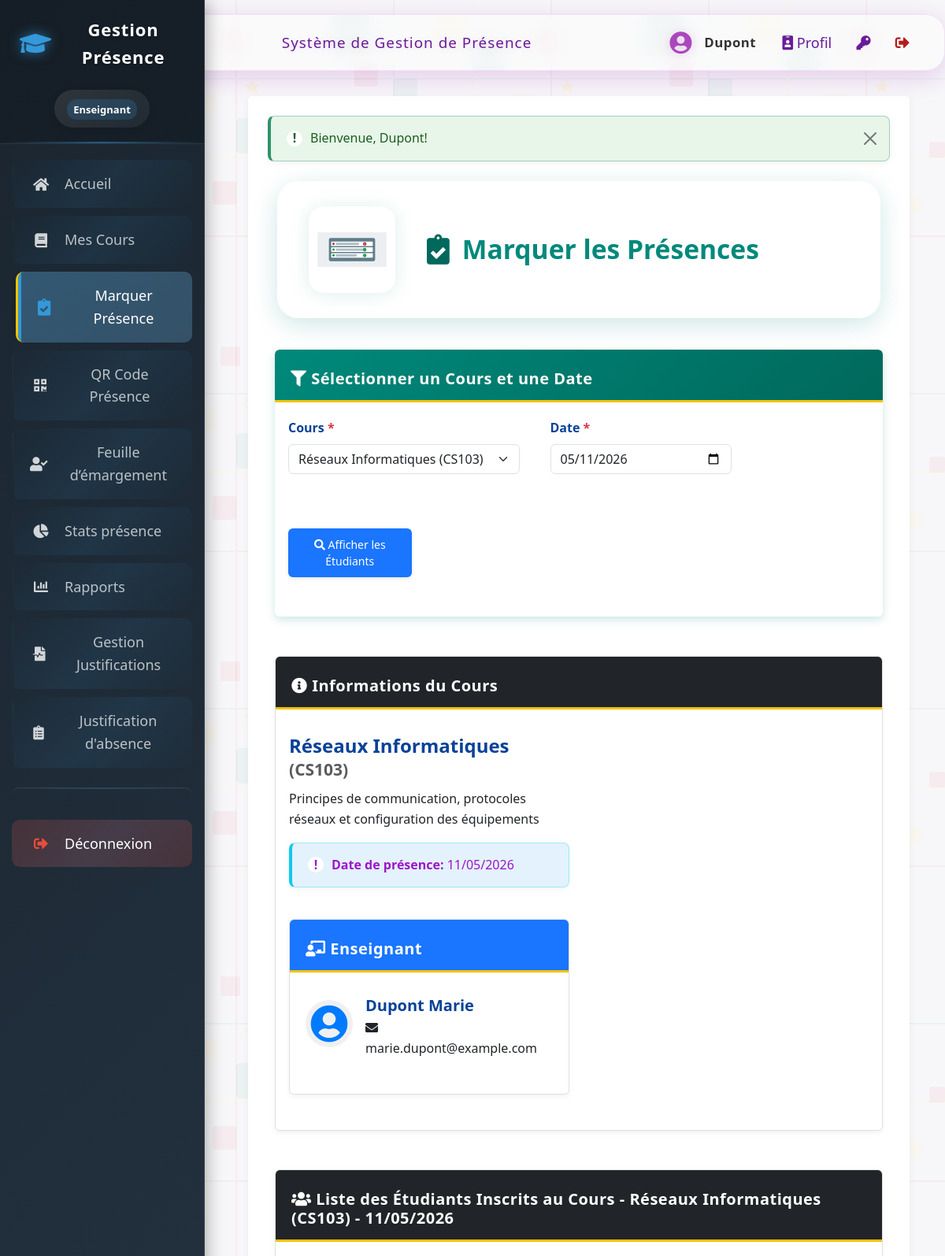
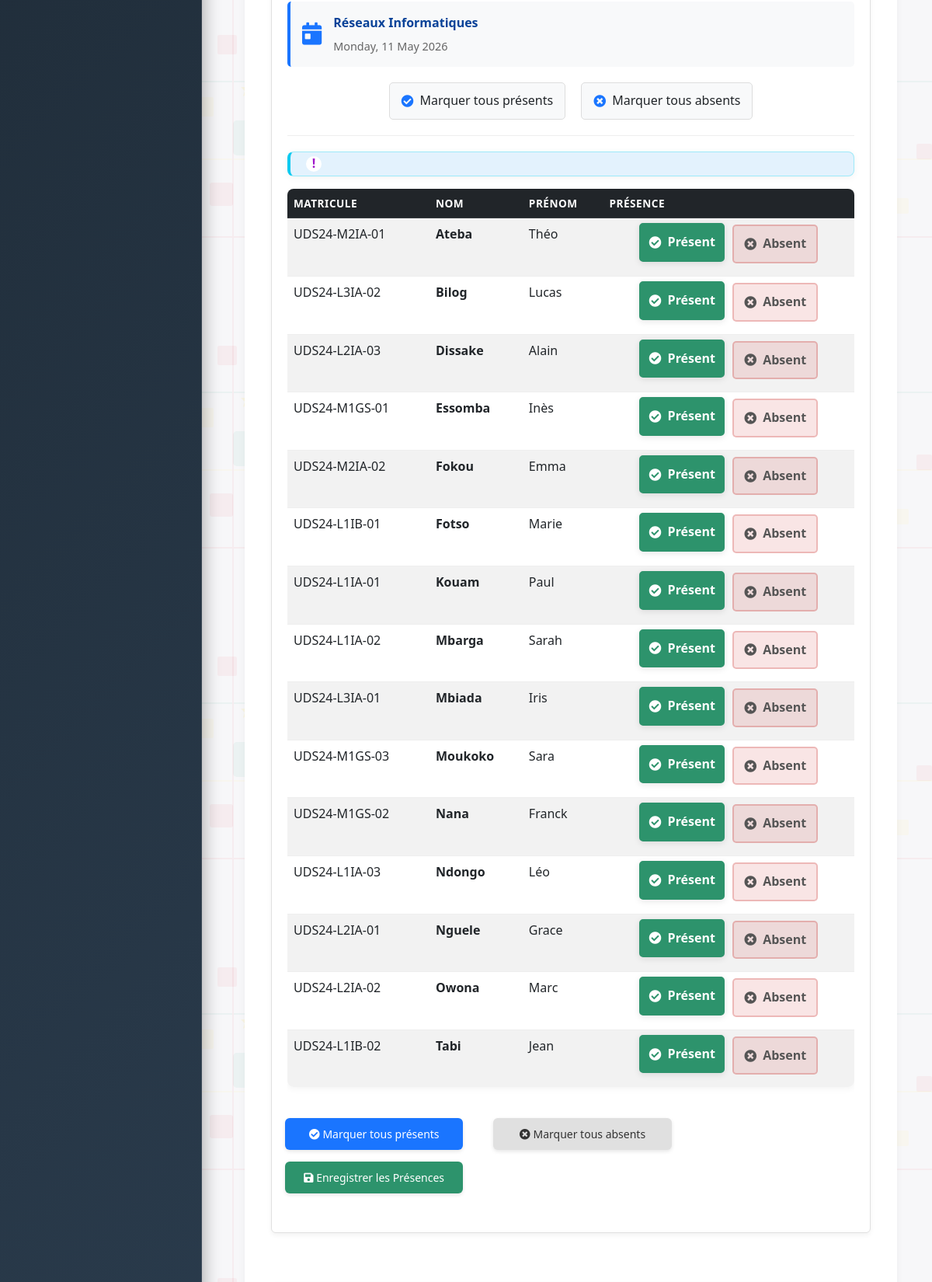
/presence.php?cours_id=3 (signed in, upper part), run on the app's committed database (2 pictures, top to bottom).
### tables this page shows
CREATE TABLE `cours` (
  `id` int(11) NOT NULL AUTO_INCREMENT,
  `code` varchar(20) NOT NULL,
  `nom` varchar(150) NOT NULL,
  `enseignant_id` int(11) DEFAULT NULL,
  `description` text,
  PRIMARY KEY (`id`),
  UNIQUE KEY `code` (`code`),
  KEY `enseignant_id` (`enseignant_id`),
  CONSTRAINT `cours_ibfk_1` FOREIGN KEY (`enseignant_id`) REFERENCES `utilisateurs` (`id`)
);

CREATE TABLE `utilisateurs` (
  `id` int(11) NOT NULL AUTO_INCREMENT,
  `nom` varchar(100) NOT NULL,
  `prenom` varchar(100) NOT NULL,
  `email` varchar(150) NOT NULL,
  `mot_de_passe` varchar(255) NOT NULL,
  `role` enum('admin','enseignant') DEFAULT 'enseignant',
  `date_creation` timestamp NULL DEFAULT CURRENT_TIMESTAMP,
  `derniere_connexion` timestamp NULL DEFAULT NULL,
  PRIMARY KEY (`id`),
  UNIQUE KEY `email` (`email`)
);

CREATE TABLE `etudiants` (
  `id` int(11) NOT NULL AUTO_INCREMENT,
  `matricule` varchar(20) NOT NULL,
  `nom` varchar(100) NOT NULL,
  `prenom` varchar(100) NOT NULL,
  `email` varchar(150) NOT NULL,
  `classe_id` int(11) NOT NULL,
  `date_inscription` timestamp NULL DEFAULT CURRENT_TIMESTAMP,
  PRIMARY KEY (`id`),
  UNIQUE KEY `matricule` (`matricule`),
  UNIQUE KEY `email` (`email`),
  KEY `idx_etudiants_classe` (`classe_id`),
  CONSTRAINT `etudiants_classe_fk` FOREIGN KEY (`classe_id`) REFERENCES `classes_etablissement` (`id`) ON DELETE RESTRICT ON UPDATE CASCADE
);

### config/database.php (called while the page is built, shortened)
<?php
$host = 'localhost';
$dbname = 'attendance_system';
$username = 'root';
$password = '';
$port = 3306;
$pdo = null;
try {
    $dsn = "mysql:host=$host;port=$port;dbname=$dbname;charset=utf8mb4";
    $options = [
        PDO::ATTR_ERRMODE            => PDO::ERRMODE_EXCEPTION,
        PDO::ATTR_DEFAULT_FETCH_MODE => PDO::FETCH_ASSOC,
        PDO::ATTR_EMULATE_PREPARES   => false,
    ];
    $pdo = new PDO($dsn, $username, $password, $options);
} catch (PDOException $e) {
    die("Erreur de connexion à la base de données: " . $e->getMessage());
}
function db_query($sql, $params = []) {
    global $pdo;
    try {
        $stmt = $pdo->prepare($sql);
        $stmt->execute($params);
        return $stmt->fetchAll();
    } catch (PDOException $e) {
        throw $e;
    }
}
function db_query_single($sql, $params = []) {
    $result = db_query($sql, $params);
    return $result && count($result) > 0 ? $result[0] : false;
}
?>

### presence.php (the view, shortened to what this page needs)
<?php
require_once 'includes/auth.php';
require_once 'config/database.php';
if (est_admin()) {
    $cours = db_query("SELECT c.id, c.nom, c.code, (SELECT COUNT(*) FROM inscriptions i WHERE i.cours_id = c.id) as nb_etudiants FROM cours c ORDER BY c.nom");
} else {
    $cours = db_query("SELECT c.id, c.nom, c.code, (SELECT COUNT(*) FROM inscriptions i WHERE i.cours_id = c.id) as nb_etudiants FROM cours c WHERE c.enseignant_id = ? ORDER BY c.nom", [$_SESSION['user_id']]);
}
$date = isset($_POST['date']) ? $_POST['date'] : date('Y-m-d');
$cours_id = isset($_POST['cours_id']) ? (int)$_POST['cours_id'] : 0;
if (isset($_GET['cours_id'])) {
    $cours_id = (int)$_GET['cours_id'];
}
$cours_info = null;
if ($cours_id > 0) {
    $cours_info = db_query_single("
        SELECT c.*, u.nom as enseignant_nom, u.prenom as enseignant_prenom, u.email as enseignant_email
        FROM cours c
        LEFT JOIN utilisateurs u ON c.enseignant_id = u.id
        WHERE c.id = ?
    ", [$cours_id]);
}
if ($cours_id > 0) {
    $etudiants = db_query("
        SELECT e.id, e.nom, e.prenom, e.matricule, e.email,
        COALESCE(p.statut, 'present') as statut,
        p.justification, p.justifie
        FROM etudiants e
        JOIN inscriptions i ON e.id = i.etudiant_id
        LEFT JOIN presences p ON e.id = p.etudiant_id AND p.cours_id = ? AND p.date_presence = ?
        WHERE i.cours_id = ?
        ORDER BY e.nom, e.prenom
    ", [$cours_id, $date, $cours_id]);
}
include 'includes/header.php';
?>
<div class="container-fluid">
    <div class="presence-header-glass">
        <img src="assets/images/attendance.svg" class="presence-header-img" alt="Présence">
        <div class="presence-header-title">
            <i class="fas fa-clipboard-check"></i> Marquer les Présences
        </div>
    </div>
    <div class="row">
        <div class="col-md-12">
            <div class="card" style="border: none; box-shadow: 0 4px 12px rgba(0, 137, 123, 0.2);">
                <div class="card-header text-white" style="background: linear-gradient(135deg, #00897b 0%, #00695c 100%);">
                    <h5 class="card-title mb-0"><i class="fas fa-filter"></i> Sélectionner un Cours et une Date</h5>
                </div>
                <div class="card-body">
                    <form method="POST" action="presence.php" id="courseSelectForm">
                        <div class="row">
                            <div class="col-md-5">
                                <label for="cours_id" class="form-label">Cours <span class="text-danger">*</span></label>
                                <select class="form-select" id="cours_id" name="cours_id" required>
                                    <?php foreach ($cours as $c): ?>
                                        <option value="<?php echo $c['id']; ?>" <?php echo $cours_id == $c['id'] ? 'selected' : ''; ?>>
                                            <?php echo htmlspecialchars($c['nom'] . ' (' . $c['code'] . ')', ENT_QUOTES, 'UTF-8'); ?>
                                        </option>
                                    <?php endforeach; ?>
                                </select>
                            </div>
                            <div class="col-md-4">
                                <label for="date" class="form-label">Date <span class="text-danger">*</span></label>
                                <input type="date" class="form-control" id="date" name="date" value="<?php echo $date; ?>" required>
                            </div>
                            <div class="col-md-3">
                                <label class="form-label">&nbsp;</label>
                                <div class="d-grid">
                                    <button type="submit" class="btn btn-primary" name="show_students" value="1">
                                        <i class="fas fa-search"></i> Afficher les Étudiants
                                    </button>
                                </div>
                            </div>
                        </div>
                    </form>
                </div>
            </div>
        </div>
    </div>
    <?php if ($cours_id > 0 && $cours_info): ?>
        <div class="row mt-4">
            <div class="col-md-12">
                <div class="card mb-4">
                    <div class="card-header bg-dark text-white">
                        <h5 class="card-title mb-0"><i class="fas fa-info-circle"></i> Informations du Cours</h5>
                    </div>
                    <div class="card-body">
                        <div class="row">
                            <div class="col-md-6">
                                <h4><?= htmlspecialchars($cours_info['nom'], ENT_QUOTES, 'UTF-8') ?> <small class="text-muted">(<?= htmlspecialchars($cours_info['code'], ENT_QUOTES, 'UTF-8') ?>)</small></h4>
                                <?php if (!empty($cours_info['description'])): ?>
                                    <p><?= nl2br(htmlspecialchars($cours_info['description'], ENT_QUOTES, 'UTF-8')) ?></p>
                                <?php endif; ?>
                                <div class="alert alert-info">
                                    <strong>Date de présence:</strong> <?php echo date('d/m/Y', strtotime($date)); ?>
                                </div>
                            </div>
                            <div class="col-md-6">
                                <div class="card h-100">
                                    <div class="card-header bg-primary text-white">
                                        <h5 class="card-title mb-0"><i class="fas fa-chalkboard-teacher"></i> Enseignant</h5>
                                    </div>
                                    <div class="card-body">
                                        <?php if ($cours_info['enseignant_id']): ?>
                                            <div class="d-flex align-items-center">
                                                <div class="teacher-avatar">
                                                    <i class="fas fa-user-circle fa-3x"></i>
                                                </div>
                                                <div class="ms-3">
                                                    <h5 class="mb-1"><?= htmlspecialchars($cours_info['enseignant_nom'] . ' ' . $cours_info['enseignant_prenom'], ENT_QUOTES, 'UTF-8') ?></h5>
                                                    <p class="mb-0"><i class="fas fa-envelope"></i> <?= htmlspecialchars($cours_info['enseignant_email'], ENT_QUOTES, 'UTF-8') ?></p>
                                                </div>
                                            </div>
                                        <?php else: ?>
                                            <div class="alert alert-warning mb-0">
                                                <i class="fas fa-exclamation-triangle"></i> Aucun enseignant n'est assigné à ce cours.
                                            </div>
                                        <?php endif; ?>
                                    </div>
                                </div>
                            </div>
                        </div>
                    </div>
                </div>
            </div>
        </div>
        <div class="row mt-2">
            <div class="col-md-12">
                <div class="card">
                    <div class="card-header bg-dark text-white">
                        <h5 class="card-title mb-0">
                            <i class="fas fa-users"></i>
                            Liste des Étudiants Inscrits au Cours - <?= htmlspecialchars($cours_info['nom'], ENT_QUOTES, 'UTF-8') ?> (<?= htmlspecialchars($cours_info['code'], ENT_QUOTES, 'UTF-8') ?>) -
                            <?php echo date('d/m/Y', strtotime($date)); ?>
                        </h5>
                    </div>
                    <div class="card-body">
<?php if (empty($etudiants)): ?>
                            <div class="alert alert-info">
                                <i class="fas fa-info-circle"></i> Aucun étudiant inscrit à ce cours.
                            </div>
                        <?php else: ?>
                            <form method="POST" action="presence.php" id="presenceForm">
                                <div class="day-info">
                                    <i class="fas fa-calendar-day"></i>
                                    <div class="day-details">
                                        <div class="course-name"><?php echo htmlspecialchars($cours_info['nom'], ENT_QUOTES, 'UTF-8'); ?></div>
                                        <div class="date-info"><?php echo date('l, d F Y', strtotime($date)); ?></div>
                                    </div>
                                </div>
                                <div class="quick-actions">
                                    <div class="quick-action-btn" onclick="marquerTous(1)">
                                        <i class="fas fa-check-circle"></i> Marquer tous présents
                                    </div>
                                    <div class="quick-action-btn" onclick="marquerTous(0)">
                                        <i class="fas fa-times-circle"></i> Marquer tous absents
                                    </div>
                                </div>
                                <div class="alert alert-info mb-3">
                                </div>
                                <div class="table-responsive">
                                    <table class="table table-striped table-hover">
                                        <thead class="table-dark">
                                            <tr>
                                                <th>Matricule</th>
                                                <th>Nom</th>
                                                <th>Prénom</th>
                                                <th>Présence</th>
                                            </tr>
                                        </thead>
                                        <tbody>
                                            <?php foreach ($etudiants as $etudiant): ?>
                                                <tr>
    <td><?php echo htmlspecialchars($etudiant['matricule'], ENT_QUOTES, 'UTF-8') ?></td>
    <td><strong><?php echo htmlspecialchars($etudiant['nom'], ENT_QUOTES, 'UTF-8') ?></strong></td>
    <td><?php echo htmlspecialchars($etudiant['prenom'], ENT_QUOTES, 'UTF-8') ?></td>
                                                    <td>
                                                        <div class="presence-controls">
                                                            <div class="presence-radio present">
                                                                <label for="present_<?php echo $etudiant['id']; ?>">
                                                                    <i class="fas fa-check-circle"></i> Présent
                                                                </label>
                                                            </div>
                                                            <div class="presence-radio absent">
                                                                <label for="absent_<?php echo $etudiant['id']; ?>">
                                                                    <i class="fas fa-times-circle"></i> Absent
                                                                </label>
                                                            </div>
                                                        </div>
                                                    </td>
                                                </tr>
                                            <?php endforeach; ?>
                                        </tbody>
                                    </table>
                                </div>
                                <div class="row mt-4">
                                    <div class="col-md-4">
                                        <button type="button" class="btn btn-primary w-100" onclick="marquerTous(true)">
                                            <i class="fas fa-check-circle"></i> Marquer tous présents
                                        </button>
                                    </div>
                                    <div class="col-md-4">
                                        <button type="button" class="btn btn-warning w-100" onclick="marquerTous(false)">
                                            <i class="fas fa-times-circle"></i> Marquer tous absents
                                        </button>
                                    </div>
                                    <div class="col-md-4">
                                        <button type="submit" class="btn btn-success w-100">
                                            <i class="fas fa-save"></i> Enregistrer les Présences
                                        </button>
                                    </div>
                                </div>
                            </form>
                        <?php endif; ?>
                </div>
            </div>
        </div>
    <?php endif; ?>
</div>
<?php
include 'includes/footer.php';
?>

### data on the page
cours: nom "Réseaux Informatiques", code "CS103", description "Principes de communication, protocoles réseaux et configuration des équipements", enseignant.prenom "Dupont Marie", enseignant.email "marie.dupont@example.com"
etudiants: matricule "UDS24-M2IA-01", nom "Ateba", prenom "Théo"
etudiants: matricule "UDS24-L3IA-02", nom "Bilog", prenom "Lucas"
etudiants: matricule "UDS24-L2IA-03", nom "Dissake", prenom "Alain"
etudiants: matricule "UDS24-M1GS-01", nom "Essomba", prenom "Inès"
etudiants: matricule "UDS24-M2IA-02", nom "Fokou", prenom "Emma"
etudiants: matricule "UDS24-L1IB-01", nom "Fotso", prenom "Marie"
etudiants: matricule "UDS24-L1IA-01", nom "Kouam", prenom "Paul"
etudiants: matricule "UDS24-L1IA-02", nom "Mbarga", prenom "Sarah"
etudiants: matricule "UDS24-L3IA-01", nom "Mbiada", prenom "Iris"
etudiants: matricule "UDS24-M1GS-03", nom "Moukoko", prenom "Sara"
etudiants: matricule "UDS24-M1GS-02", nom "Nana", prenom "Franck"
etudiants: matricule "UDS24-L1IA-03", nom "Ndongo", prenom "Léo"
etudiants: matricule "UDS24-L2IA-01", nom "Nguele", prenom "Grace"
etudiants: matricule "UDS24-L2IA-02", nom "Owona", prenom "Marc"
etudiants: matricule "UDS24-L1IB-02", nom "Tabi", prenom "Jean"

### other printed values
$_SESSION['user_nom'] "Dupont"
$_SESSION['alerte']['message'] "Bienvenue, Dupont!"
date('d/m/Y', strtotime($date)) "11/05/2026"
date('l, d F Y', strtotime($date)) "Monday, 11 May 2026"
form field cours_id "Réseaux Informatiques (CS103)"
